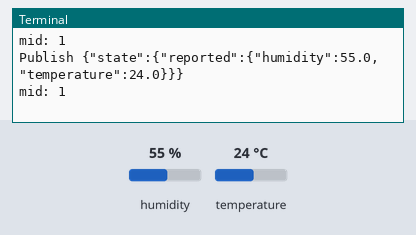
A program run on a simulated Raspberry Pi (BCM pin numbers). Parts: the last lines printed to the terminal. The inputs (shaded band) are chosen by the test bench; at power-on: humidity 55 %, temperature 24 °C. No MQTT or app messages arrive unless stated.

Above: at 5.0 s.
5.1 s: humidity set to 22 %
At 6.5 s:
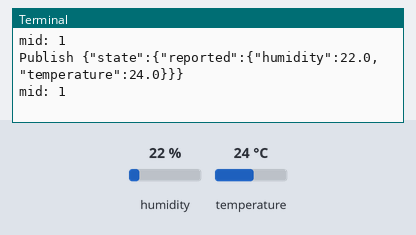
6.6 s: temperature set to 12 °C
At 8.0 s:
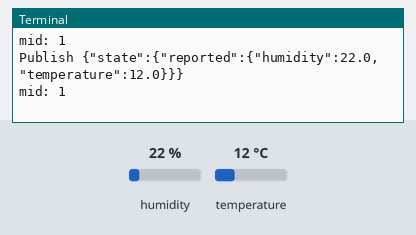
8.1 s: humidity set to 40 %
At 10.2 s:
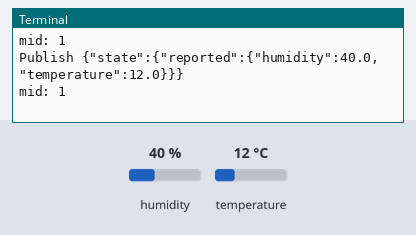
Timing chart, 0 to 11.7 s (numbered marks = the images above; inputs shaded):
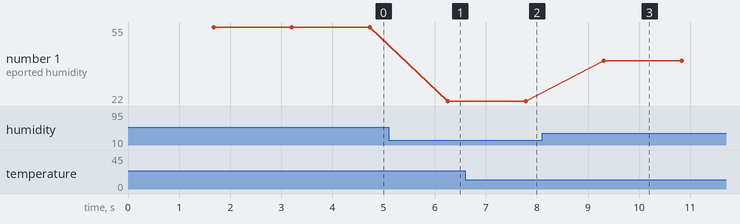

The program:

send2aws.py
```python
import Adafruit_DHT
import ssl
import sys
import paho.mqtt.client as mqtt
import time

sensor = Adafruit_DHT.DHT22
pin = 21 # GPIO 21
delaySecondsBetweenPublish = 1

mqttCert_Protocol = ssl.PROTOCOL_TLSv1_2
mqttTopic_pub = "$aws/things/kayspi-weatherstation/shadow/update"
mqttTopic_sub = "$aws/things/kayspi-weatherstation/shadow/update/rejected"
mqttCert_ca = "./cert/VeriSign-Class-3-Public-Primary-Certification-Authority-G5.pem"
mqttCert = "./cert/kayspi-weatherstation/xxxx-certificate.pem.crt"
mqttCert_priv = "./cert/kayspi-weatherstation/xxxx-private.pem.key"
mqttClientId = "kayspi-weatherstation"
mqttEndpoint = "xxxx.iot.us-east-1.amazonaws.com"
mqttPort = 8883

def on_connect(mqttc, obj, flags, rc):
    if rc == 0:
        print("Client conntected : " + str(rc) + " | Connection status: successful.")
        mqttClient.subscribe(mqttTopic_sub, qos=0)
        publish_data()

def publish_data():
    time.sleep(delaySecondsBetweenPublish)
    humidity, temperature = Adafruit_DHT.read_retry(sensor, pin)
    if humidity is not None and temperature is not None:
        payload = '{{"state":{{"reported":{{"humidity":{0:0.1f},"temperature":{1:0.1f}}}}}}}' \
            .format(humidity,temperature)
        print("Publish {0}".format(payload))
        mqttClient.publish(mqttTopic_pub, payload, 0, False)

def on_disconnect(client, userdata, rc):
    print("Client connection closed.")

def on_log(pahoClient, obj, level, string):
    print("---------------")
    print(string)

def on_publish(mosq, obj, mid):
    print("mid: " + str(mid))
    publish_data()

def teardown():
    mqttClient.disconnect()
    mqttClient.loop_stop()
    sys.exit()

mqttClient = mqtt.Client(client_id=mqttClientId)
mqttClient.on_connect = on_connect
mqttClient.on_disconnect = on_disconnect
mqttClient.on_publish = on_publish
mqttClient.on_log = on_log

mqttClient.tls_set(mqttCert_ca, certfile=mqttCert, keyfile=mqttCert_priv, tls_version=mqttCert_Protocol, ciphers=None)

print("Start connecting to " + mqttEndpoint + ":" + str(mqttPort) + " ...")

try:
    mqttClient.connect(mqttEndpoint, port=mqttPort)
    mqttClient.loop_forever()
except (KeyboardInterrupt, SystemExit):
    teardown()
```

Measured:
- after the input at 5.1 s, the terminal: prints a new line after 1.2 s (image 1)
- after the input at 6.6 s, the terminal: prints a new line after 1.2 s (image 2)
- after the input at 8.1 s, the terminal: prints a new line after 1.2 s (image 3)
- plotted number 1: 55 → 22 after the input at 5.1 s, 22 → 40 after the input at 8.1 s
